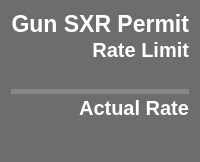
              <widget class="PyDMFrame" name="Device_GunS_Frame">
               <property name="minimumSize">
                <size>
                 <width>0</width>
                 <height>162</height>
                </size>
               </property>
               <property name="maximumSize">
                <size>
                 <width>270</width>
                 <height>250</height>
                </size>
               </property>
               <property name="toolTip">
                <string/>
               </property>
               <property name="styleSheet">
                <string notr="true">QFrame{
background-color: rgb(109, 109, 109);
border-bottom-left-radius: 15px;
border-bottom-right-radius: 15px;
border-top-left-radius: 15px;
border-top-right-radius: 15px;
}</string>
               </property>
               <property name="alarmSensitiveBorder" stdset="0">
                <bool>true</bool>
               </property>
               <property name="channel" stdset="0">
                <string>ca://IOC:BSY0:MP01:GUNSXR_RATE</string>
               </property>
               <layout class="QVBoxLayout" name="verticalLayout_15">
                <property name="spacing">
                 <number>0</number>
                </property>
                <item>
                 <widget class="QLabel" name="Device_GunS_Title">
                  <property name="font">
                   <font>
                    <pointsize>17</pointsize>
                    <weight>75</weight>
                    <bold>true</bold>
                   </font>
                  </property>
                  <property name="styleSheet">
                   <string notr="true">color: rgb(255, 255, 255);</string>
                  </property>
                  <property name="text">
                   <string>Gun SXR Permit</string>
                  </property>
                  <property name="alignment">
                   <set>Qt::AlignRight|Qt::AlignTop|Qt::AlignTrailing</set>
                  </property>
                 </widget>
                </item>
                <item>
                 <widget class="QLabel" name="Device_GunS_RL_Title">
                  <property name="font">
                   <font>
                    <pointsize>15</pointsize>
                    <weight>75</weight>
                    <bold>true</bold>
                   </font>
                  </property>
                  <property name="styleSheet">
                   <string notr="true">border: 0px;
color: rgb(255, 255, 255);</string>
                  </property>
                  <property name="text">
                   <string>Rate Limit</string>
                  </property>
                  <property name="alignment">
                   <set>Qt::AlignBottom|Qt::AlignRight|Qt::AlignTrailing</set>
                  </property>
                 </widget>
                </item>
                <item>
                 <widget class="PyDMLabel" name="Device_GunS_RL_Num">
                  <property name="font">
                   <font>
                    <family>Sans Serif</family>
                    <pointsize>15</pointsize>
                    <weight>75</weight>
                    <bold>true</bold>
                   </font>
                  </property>
                  <property name="styleSheet">
                   <string notr="true">color: rgb(255, 255, 255);</string>
                  </property>
                  <property name="alignment">
                   <set>Qt::AlignRight|Qt::AlignTrailing|Qt::AlignVCenter</set>
                  </property>
                  <property name="rules" stdset="0">
                   <string>[{&quot;name&quot;: &quot;Add Hz&quot;, &quot;property&quot;: &quot;Text&quot;, &quot;initial_value&quot;: &quot;&quot;, &quot;expression&quot;: &quot;str(ch[0]) + ' Hz'&quot;, &quot;channels&quot;: [{&quot;channel&quot;: &quot;ca://IOC:BSY0:MP01:GUNSXR_MEASRATE&quot;, &quot;trigger&quot;: true, &quot;use_enum&quot;: true}]}]</string>
                  </property>
                  <property name="alarmSensitiveContent" stdset="0">
                   <bool>false</bool>
                  </property>
                  <property name="alarmSensitiveBorder" stdset="0">
                   <bool>false</bool>
                  </property>
                  <property name="channel" stdset="0">
                   <string>ca://IOC:BSY0:MP01:GUNSXR_MEASRATE</string>
                  </property>
                 </widget>
                </item>
                <item>
                 <widget class="PyDMDrawingLine" name="Device_GunS_Line">
                  <property name="maximumSize">
                   <size>
                    <width>16777215</width>
                    <height>5</height>
                   </size>
                  </property>
                  <property name="toolTip">
                   <string/>
                  </property>
                  <property name="styleSheet">
                   <string notr="true">background-color: rgb(136, 136, 136);
</string>
                  </property>
                 </widget>
                </item>
                <item>
                 <widget class="QLabel" name="Device_GunS_AR_Title">
                  <property name="font">
                   <font>
                    <pointsize>15</pointsize>
                    <weight>75</weight>
                    <bold>true</bold>
                   </font>
                  </property>
                  <property name="styleSheet">
                   <string notr="true">color: rgb(255, 255, 255);</string>
                  </property>
                  <property name="text">
                   <string>Actual Rate</string>
                  </property>
                  <property name="alignment">
                   <set>Qt::AlignBottom|Qt::AlignRight|Qt::AlignTrailing</set>
                  </property>
                 </widget>
                </item>
                <item>
                 <widget class="PyDMLabel" name="Device_GunS_AR_Num">
                  <property name="font">
                   <font>
                    <family>Sans Serif</family>
                    <pointsize>17</pointsize>
                    <weight>75</weight>
                    <italic>false</italic>
                    <bold>true</bold>
                   </font>
                  </property>
                  <property name="toolTip">
                   <string/>
                  </property>
                  <property name="styleSheet">
                   <string notr="true">border: 0px;</string>
                  </property>
                  <property name="alignment">
                   <set>Qt::AlignRight|Qt::AlignTrailing|Qt::AlignVCenter</set>
                  </property>
                  <property name="showUnits" stdset="0">
                   <bool>true</bool>
                  </property>
                  <property name="alarmSensitiveContent" stdset="0">
                   <bool>true</bool>
                  </property>
                  <property name="alarmSensitiveBorder" stdset="0">
                   <bool>false</bool>
                  </property>
                  <property name="channel" stdset="0">
                   <string>ca://IOC:BSY0:MP01:GUNSXR_RATE</string>
                  </property>
                 </widget>
                </item>
               </layout>
              </widget>
